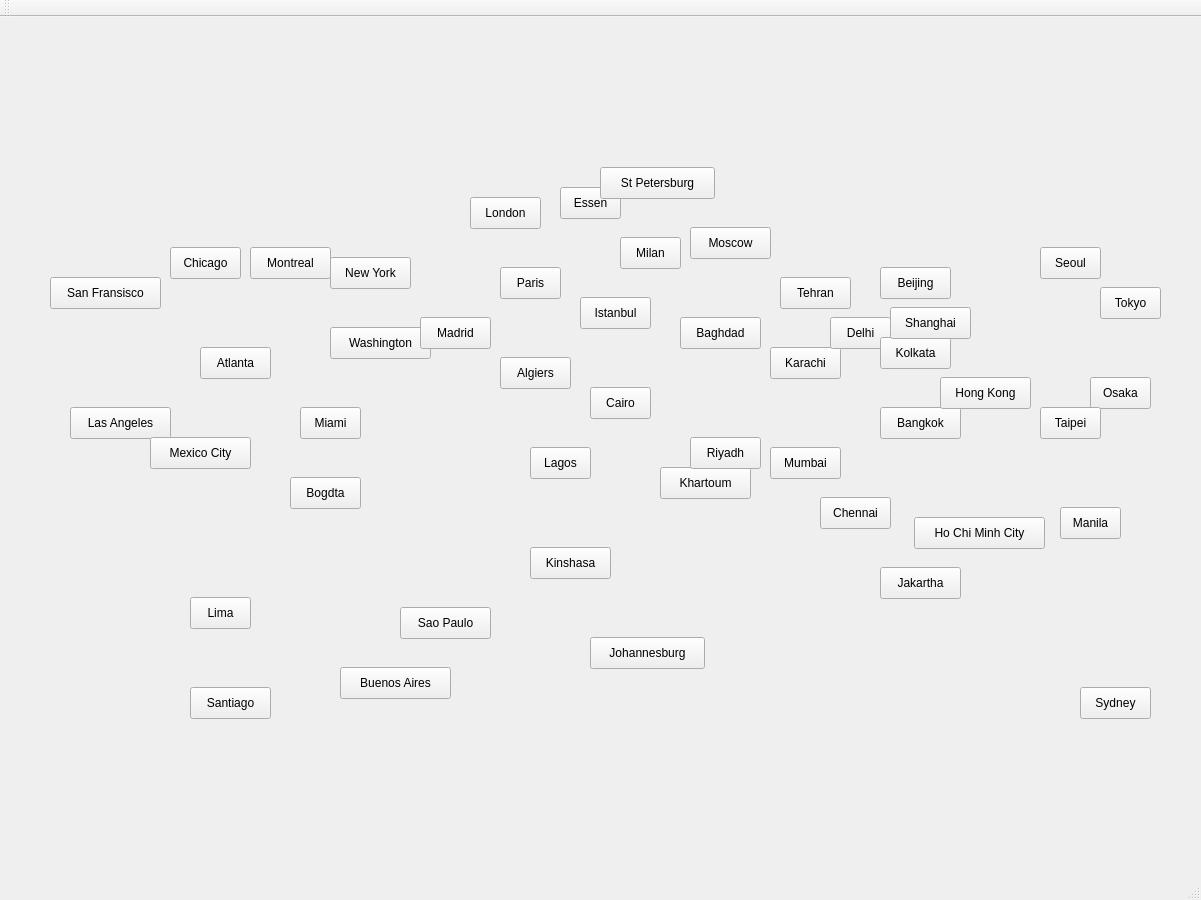
<?xml version="1.0" encoding="UTF-8"?>
<ui version="4.0">
 <class>MainWindow</class>
 <widget class="QMainWindow" name="MainWindow">
  <property name="geometry">
   <rect>
    <x>0</x>
    <y>0</y>
    <width>1201</width>
    <height>900</height>
   </rect>
  </property>
  <property name="windowTitle">
   <string>MainWindow</string>
  </property>
  <widget class="QWidget" name="centralWidget">
   <widget class="QLabel" name="Board">
    <property name="geometry">
     <rect>
      <x>0</x>
      <y>0</y>
      <width>1201</width>
      <height>851</height>
     </rect>
    </property>
    <property name="text">
     <string/>
    </property>
    <property name="pixmap">
     <pixmap resource="board.qrc">:/new/images/board.jpg</pixmap>
    </property>
   </widget>
   <widget class="QPushButton" name="SanFransisco">
    <property name="geometry">
     <rect>
      <x>50</x>
      <y>260</y>
      <width>111</width>
      <height>32</height>
     </rect>
    </property>
    <property name="text">
     <string>San Fransisco</string>
    </property>
   </widget>
   <widget class="QPushButton" name="LasAngeles">
    <property name="geometry">
     <rect>
      <x>70</x>
      <y>390</y>
      <width>101</width>
      <height>32</height>
     </rect>
    </property>
    <property name="text">
     <string>Las Angeles</string>
    </property>
   </widget>
   <widget class="QPushButton" name="Chicago">
    <property name="geometry">
     <rect>
      <x>170</x>
      <y>230</y>
      <width>71</width>
      <height>32</height>
     </rect>
    </property>
    <property name="text">
     <string>Chicago</string>
    </property>
   </widget>
   <widget class="QPushButton" name="Montreal">
    <property name="geometry">
     <rect>
      <x>250</x>
      <y>230</y>
      <width>81</width>
      <height>32</height>
     </rect>
    </property>
    <property name="text">
     <string>Montreal</string>
    </property>
   </widget>
   <widget class="QPushButton" name="NewYork">
    <property name="geometry">
     <rect>
      <x>330</x>
      <y>240</y>
      <width>81</width>
      <height>32</height>
     </rect>
    </property>
    <property name="text">
     <string>New York</string>
    </property>
   </widget>
   <widget class="QPushButton" name="Washington">
    <property name="geometry">
     <rect>
      <x>330</x>
      <y>310</y>
      <width>101</width>
      <height>32</height>
     </rect>
    </property>
    <property name="text">
     <string>Washington</string>
    </property>
   </widget>
   <widget class="QPushButton" name="Miami">
    <property name="geometry">
     <rect>
      <x>300</x>
      <y>390</y>
      <width>61</width>
      <height>32</height>
     </rect>
    </property>
    <property name="text">
     <string>Miami</string>
    </property>
   </widget>
   <widget class="QPushButton" name="MexicoCity">
    <property name="geometry">
     <rect>
      <x>150</x>
      <y>420</y>
      <width>101</width>
      <height>32</height>
     </rect>
    </property>
    <property name="text">
     <string>Mexico City</string>
    </property>
   </widget>
   <widget class="QPushButton" name="Atlanta">
    <property name="geometry">
     <rect>
      <x>200</x>
      <y>330</y>
      <width>71</width>
      <height>32</height>
     </rect>
    </property>
    <property name="text">
     <string>Atlanta</string>
    </property>
   </widget>
   <widget class="QPushButton" name="Bogdta">
    <property name="geometry">
     <rect>
      <x>290</x>
      <y>460</y>
      <width>71</width>
      <height>32</height>
     </rect>
    </property>
    <property name="text">
     <string>Bogdta</string>
    </property>
   </widget>
   <widget class="QPushButton" name="Lima">
    <property name="geometry">
     <rect>
      <x>190</x>
      <y>580</y>
      <width>61</width>
      <height>32</height>
     </rect>
    </property>
    <property name="text">
     <string>Lima</string>
    </property>
   </widget>
   <widget class="QPushButton" name="SaoPaulo">
    <property name="geometry">
     <rect>
      <x>400</x>
      <y>590</y>
      <width>91</width>
      <height>32</height>
     </rect>
    </property>
    <property name="text">
     <string>Sao Paulo</string>
    </property>
   </widget>
   <widget class="QPushButton" name="BuenosAires">
    <property name="geometry">
     <rect>
      <x>340</x>
      <y>650</y>
      <width>111</width>
      <height>32</height>
     </rect>
    </property>
    <property name="text">
     <string>Buenos Aires</string>
    </property>
   </widget>
   <widget class="QPushButton" name="Santiago">
    <property name="geometry">
     <rect>
      <x>190</x>
      <y>670</y>
      <width>81</width>
      <height>32</height>
     </rect>
    </property>
    <property name="text">
     <string>Santiago</string>
    </property>
   </widget>
   <widget class="QPushButton" name="Madrid">
    <property name="geometry">
     <rect>
      <x>420</x>
      <y>300</y>
      <width>71</width>
      <height>32</height>
     </rect>
    </property>
    <property name="text">
     <string>Madrid</string>
    </property>
   </widget>
   <widget class="QPushButton" name="London">
    <property name="geometry">
     <rect>
      <x>470</x>
      <y>180</y>
      <width>71</width>
      <height>32</height>
     </rect>
    </property>
    <property name="text">
     <string>London</string>
    </property>
   </widget>
   <widget class="QPushButton" name="Essen">
    <property name="geometry">
     <rect>
      <x>560</x>
      <y>170</y>
      <width>61</width>
      <height>32</height>
     </rect>
    </property>
    <property name="text">
     <string>Essen</string>
    </property>
   </widget>
   <widget class="QPushButton" name="StPetersburg">
    <property name="geometry">
     <rect>
      <x>600</x>
      <y>150</y>
      <width>115</width>
      <height>32</height>
     </rect>
    </property>
    <property name="text">
     <string>St Petersburg</string>
    </property>
   </widget>
   <widget class="QPushButton" name="Paris">
    <property name="geometry">
     <rect>
      <x>500</x>
      <y>250</y>
      <width>61</width>
      <height>32</height>
     </rect>
    </property>
    <property name="text">
     <string>Paris</string>
    </property>
   </widget>
   <widget class="QPushButton" name="Milan">
    <property name="geometry">
     <rect>
      <x>620</x>
      <y>220</y>
      <width>61</width>
      <height>32</height>
     </rect>
    </property>
    <property name="text">
     <string>Milan</string>
    </property>
   </widget>
   <widget class="QPushButton" name="Algiers">
    <property name="geometry">
     <rect>
      <x>500</x>
      <y>340</y>
      <width>71</width>
      <height>32</height>
     </rect>
    </property>
    <property name="text">
     <string>Algiers</string>
    </property>
   </widget>
   <widget class="QPushButton" name="Cairo">
    <property name="geometry">
     <rect>
      <x>590</x>
      <y>370</y>
      <width>61</width>
      <height>32</height>
     </rect>
    </property>
    <property name="text">
     <string>Cairo</string>
    </property>
   </widget>
   <widget class="QPushButton" name="Lagos">
    <property name="geometry">
     <rect>
      <x>530</x>
      <y>430</y>
      <width>61</width>
      <height>32</height>
     </rect>
    </property>
    <property name="text">
     <string>Lagos</string>
    </property>
   </widget>
   <widget class="QPushButton" name="Kinshasa">
    <property name="geometry">
     <rect>
      <x>530</x>
      <y>530</y>
      <width>81</width>
      <height>32</height>
     </rect>
    </property>
    <property name="text">
     <string>Kinshasa</string>
    </property>
   </widget>
   <widget class="QPushButton" name="Johannesburg">
    <property name="geometry">
     <rect>
      <x>590</x>
      <y>620</y>
      <width>115</width>
      <height>32</height>
     </rect>
    </property>
    <property name="text">
     <string>Johannesburg</string>
    </property>
   </widget>
   <widget class="QPushButton" name="Khartoum">
    <property name="geometry">
     <rect>
      <x>660</x>
      <y>450</y>
      <width>91</width>
      <height>32</height>
     </rect>
    </property>
    <property name="text">
     <string>Khartoum</string>
    </property>
   </widget>
   <widget class="QPushButton" name="Riyadh">
    <property name="geometry">
     <rect>
      <x>690</x>
      <y>420</y>
      <width>71</width>
      <height>32</height>
     </rect>
    </property>
    <property name="text">
     <string>Riyadh</string>
    </property>
   </widget>
   <widget class="QPushButton" name="Istanbul">
    <property name="geometry">
     <rect>
      <x>580</x>
      <y>280</y>
      <width>71</width>
      <height>32</height>
     </rect>
    </property>
    <property name="text">
     <string>Istanbul</string>
    </property>
   </widget>
   <widget class="QPushButton" name="Baghdad">
    <property name="geometry">
     <rect>
      <x>680</x>
      <y>300</y>
      <width>81</width>
      <height>32</height>
     </rect>
    </property>
    <property name="text">
     <string>Baghdad</string>
    </property>
   </widget>
   <widget class="QPushButton" name="Moscow">
    <property name="geometry">
     <rect>
      <x>690</x>
      <y>210</y>
      <width>81</width>
      <height>32</height>
     </rect>
    </property>
    <property name="text">
     <string>Moscow</string>
    </property>
   </widget>
   <widget class="QPushButton" name="Karachi">
    <property name="geometry">
     <rect>
      <x>770</x>
      <y>330</y>
      <width>71</width>
      <height>32</height>
     </rect>
    </property>
    <property name="text">
     <string>Karachi</string>
    </property>
   </widget>
   <widget class="QPushButton" name="Delhi">
    <property name="geometry">
     <rect>
      <x>830</x>
      <y>300</y>
      <width>61</width>
      <height>32</height>
     </rect>
    </property>
    <property name="text">
     <string>Delhi</string>
    </property>
   </widget>
   <widget class="QPushButton" name="Mumbai">
    <property name="geometry">
     <rect>
      <x>770</x>
      <y>430</y>
      <width>71</width>
      <height>32</height>
     </rect>
    </property>
    <property name="text">
     <string>Mumbai</string>
    </property>
   </widget>
   <widget class="QPushButton" name="Chennai">
    <property name="geometry">
     <rect>
      <x>820</x>
      <y>480</y>
      <width>71</width>
      <height>32</height>
     </rect>
    </property>
    <property name="text">
     <string>Chennai</string>
    </property>
   </widget>
   <widget class="QPushButton" name="Kolkata">
    <property name="geometry">
     <rect>
      <x>880</x>
      <y>320</y>
      <width>71</width>
      <height>32</height>
     </rect>
    </property>
    <property name="text">
     <string>Kolkata</string>
    </property>
   </widget>
   <widget class="QPushButton" name="Tehran">
    <property name="geometry">
     <rect>
      <x>780</x>
      <y>260</y>
      <width>71</width>
      <height>32</height>
     </rect>
    </property>
    <property name="text">
     <string>Tehran</string>
    </property>
   </widget>
   <widget class="QPushButton" name="Beijing">
    <property name="geometry">
     <rect>
      <x>880</x>
      <y>250</y>
      <width>71</width>
      <height>32</height>
     </rect>
    </property>
    <property name="text">
     <string>Beijing</string>
    </property>
   </widget>
   <widget class="QPushButton" name="Shanghai">
    <property name="geometry">
     <rect>
      <x>890</x>
      <y>290</y>
      <width>81</width>
      <height>32</height>
     </rect>
    </property>
    <property name="text">
     <string>Shanghai</string>
    </property>
   </widget>
   <widget class="QPushButton" name="Seoul">
    <property name="geometry">
     <rect>
      <x>1040</x>
      <y>230</y>
      <width>61</width>
      <height>32</height>
     </rect>
    </property>
    <property name="text">
     <string>Seoul</string>
    </property>
   </widget>
   <widget class="QPushButton" name="Tokyo">
    <property name="geometry">
     <rect>
      <x>1100</x>
      <y>270</y>
      <width>61</width>
      <height>32</height>
     </rect>
    </property>
    <property name="text">
     <string>Tokyo</string>
    </property>
   </widget>
   <widget class="QPushButton" name="Osaka">
    <property name="geometry">
     <rect>
      <x>1090</x>
      <y>360</y>
      <width>61</width>
      <height>32</height>
     </rect>
    </property>
    <property name="text">
     <string>Osaka</string>
    </property>
   </widget>
   <widget class="QPushButton" name="Bangkok">
    <property name="geometry">
     <rect>
      <x>880</x>
      <y>390</y>
      <width>81</width>
      <height>32</height>
     </rect>
    </property>
    <property name="text">
     <string>Bangkok</string>
    </property>
   </widget>
   <widget class="QPushButton" name="HongKong">
    <property name="geometry">
     <rect>
      <x>940</x>
      <y>360</y>
      <width>91</width>
      <height>32</height>
     </rect>
    </property>
    <property name="text">
     <string>Hong Kong</string>
    </property>
   </widget>
   <widget class="QPushButton" name="Taipei">
    <property name="geometry">
     <rect>
      <x>1040</x>
      <y>390</y>
      <width>61</width>
      <height>32</height>
     </rect>
    </property>
    <property name="text">
     <string>Taipei</string>
    </property>
   </widget>
   <widget class="QPushButton" name="Jakartha">
    <property name="geometry">
     <rect>
      <x>880</x>
      <y>550</y>
      <width>81</width>
      <height>32</height>
     </rect>
    </property>
    <property name="text">
     <string>Jakartha</string>
    </property>
   </widget>
   <widget class="QPushButton" name="HoChiMinhCity">
    <property name="geometry">
     <rect>
      <x>914</x>
      <y>500</y>
      <width>131</width>
      <height>32</height>
     </rect>
    </property>
    <property name="text">
     <string>Ho Chi Minh City</string>
    </property>
   </widget>
   <widget class="QPushButton" name="Manila">
    <property name="geometry">
     <rect>
      <x>1060</x>
      <y>490</y>
      <width>61</width>
      <height>32</height>
     </rect>
    </property>
    <property name="text">
     <string>Manila</string>
    </property>
   </widget>
   <widget class="QPushButton" name="Sydney">
    <property name="geometry">
     <rect>
      <x>1080</x>
      <y>670</y>
      <width>71</width>
      <height>32</height>
     </rect>
    </property>
    <property name="text">
     <string>Sydney</string>
    </property>
   </widget>
  </widget>
  <widget class="QMenuBar" name="menuBar">
   <property name="geometry">
    <rect>
     <x>0</x>
     <y>0</y>
     <width>1201</width>
     <height>22</height>
    </rect>
   </property>
  </widget>
  <widget class="QToolBar" name="mainToolBar">
   <attribute name="toolBarArea">
    <enum>TopToolBarArea</enum>
   </attribute>
   <attribute name="toolBarBreak">
    <bool>false</bool>
   </attribute>
  </widget>
  <widget class="QStatusBar" name="statusBar"/>
 </widget>
 <layoutdefault spacing="6" margin="11"/>
 <resources>
  <include location="board.qrc"/>
 </resources>
 <connections/>
</ui>
